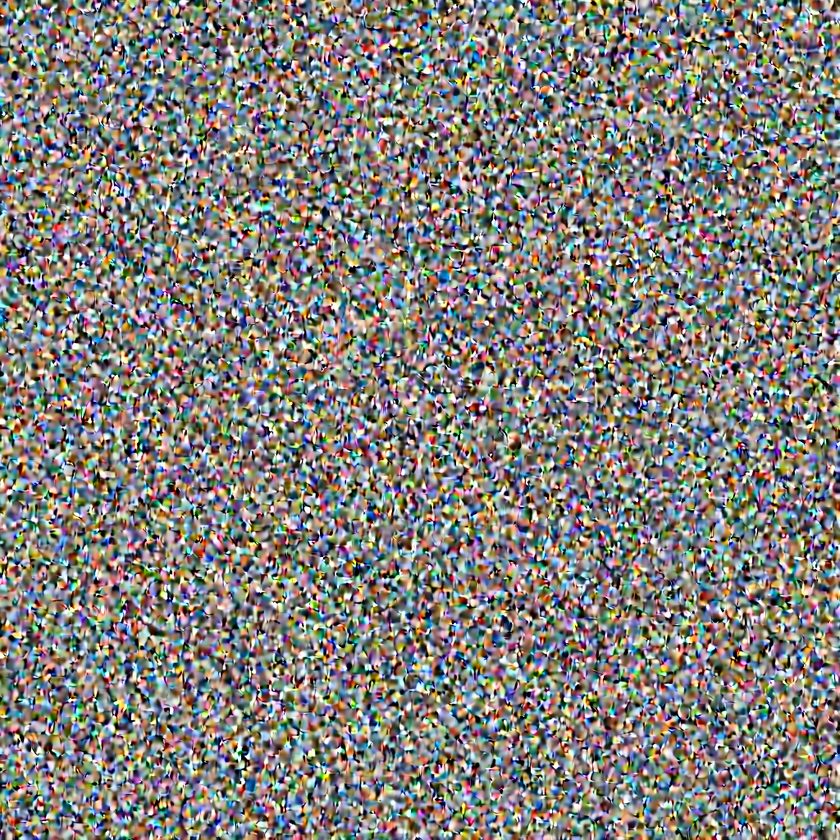
#> input picture intermediates/step_000.png, 840 x 840 px, shrunk from 1024 x 1024 before the run; its folder holds only this picture in this run
$ python fourier_spectrum_analyzer.py
#> lines starting #> are read from the running program, lines starting #| are printed output that depends on the picture; after the words box and inside, x2 and y2 are one past the last pixel; in counts of white or black regions, pixels touching at a corner belong together
#!/usr/bin/env python3
"""
Fourier Spectrum Analyzer for Image Comparison
Analyzes high, medium, and low frequency components of images in the intermediates folder.
"""

import os
import numpy as np
import matplotlib.pyplot as plt
from PIL import Image
from pathlib import Path
import cv2


def load_image(image_path):
    """Load image and convert to grayscale numpy array."""
    img = Image.open(image_path).convert('L')
    return np.array(img)


def compute_fourier_transform(image):
    """Compute 2D Fourier Transform of image."""
    f_transform = np.fft.fft2(image)
    f_shift = np.fft.fftshift(f_transform)
    magnitude_spectrum = np.abs(f_shift)
    return magnitude_spectrum, f_shift


def create_frequency_bands(shape, low_cutoff=0.1, high_cutoff=0.4):
    """Create masks for low, medium, and high frequency bands."""
    rows, cols = shape
    center_row, center_col = rows // 2, cols // 2

    # Create coordinate grids
    y = np.arange(rows) - center_row
    x = np.arange(cols) - center_col
    Y, X = np.meshgrid(y, x, indexing='ij')

    # Calculate distance from center (normalized)
    D = np.sqrt(X**2 + Y**2) / min(center_row, center_col)

    # Create frequency band masks
    low_mask = D <= low_cutoff
    medium_mask = (D > low_cutoff) & (D <= high_cutoff)
    high_mask = D > high_cutoff

    return low_mask, medium_mask, high_mask


def analyze_frequency_bands(magnitude_spectrum, low_mask, medium_mask, high_mask):
    """Analyze energy in different frequency bands."""
    low_energy = np.sum(magnitude_spectrum[low_mask])
    medium_energy = np.sum(magnitude_spectrum[medium_mask])
    high_energy = np.sum(magnitude_spectrum[high_mask])
    total_energy = np.sum(magnitude_spectrum)

    return {
        'low': low_energy / total_energy if total_energy > 0 else 0,
        'medium': medium_energy / total_energy if total_energy > 0 else 0,
        'high': high_energy / total_energy if total_energy > 0 else 0,
        'low_abs': low_energy,
        'medium_abs': medium_energy,
        'high_abs': high_energy,
        'total': total_energy
    }


def process_images(intermediates_dir):
    """Process all images in intermediates directory."""
    intermediates_path = Path(intermediates_dir)
    image_files = sorted([f for f in intermediates_path.glob("*.png")])

    results = []

    for img_path in image_files:
        print(f"Processing {img_path.name}...")

        # Load image
        image = load_image(img_path)

        # Compute Fourier transform
        magnitude_spectrum, _ = compute_fourier_transform(image)

        # Create frequency bands
        low_mask, medium_mask, high_mask = create_frequency_bands(image.shape)

        # Analyze frequency bands
        analysis = analyze_frequency_bands(magnitude_spectrum, low_mask, medium_mask, high_mask)

        results.append({
            'filename': img_path.name,
            'step': int(img_path.stem.split('_')[1]),
            'analysis': analysis,
            'magnitude_spectrum': magnitude_spectrum,
            'shape': image.shape
        })

    return results


def plot_spectrum_comparison(results):
    """Create comparison plots of frequency spectra."""
    fig, axes = plt.subplots(2, 2, figsize=(15, 12))

    # Plot 1: Frequency band evolution
    steps = [r['step'] for r in results]
    low_freqs = [r['analysis']['low'] for r in results]
    medium_freqs = [r['analysis']['medium'] for r in results]
    high_freqs = [r['analysis']['high'] for r in results]

    axes[0, 0].plot(steps, low_freqs, 'b-', label='Low Frequency', linewidth=2)
    axes[0, 0].plot(steps, medium_freqs, 'g-', label='Medium Frequency', linewidth=2)
    axes[0, 0].plot(steps, high_freqs, 'r-', label='High Frequency', linewidth=2)
    axes[0, 0].set_xlabel('Processing Step')
    axes[0, 0].set_ylabel('Relative Energy')
    axes[0, 0].set_title('Frequency Evolution Across Processing Steps')
    axes[0, 0].legend()
    axes[0, 0].grid(True, alpha=0.3)

    # Plot 2: Energy ratio heatmap
    energy_matrix = np.array([[r['analysis']['low'], r['analysis']['medium'], r['analysis']['high']]
                             for r in results])
    im = axes[0, 1].imshow(energy_matrix.T, aspect='auto', cmap='viridis')
    axes[0, 1].set_xlabel('Processing Step')
    axes[0, 1].set_ylabel('Frequency Band')
    axes[0, 1].set_title('Energy Distribution Heatmap')
    axes[0, 1].set_yticks([0, 1, 2])
    axes[0, 1].set_yticklabels(['Low', 'Medium', 'High'])
    plt.colorbar(im, ax=axes[0, 1])

    # Plot 3: Total energy evolution
    total_energies = [r['analysis']['total'] for r in results]
    axes[1, 0].semilogy(steps, total_energies, 'purple', linewidth=2)
    axes[1, 0].set_xlabel('Processing Step')
    axes[1, 0].set_ylabel('Total Energy (log scale)')
    axes[1, 0].set_title('Total Spectral Energy Evolution')
    axes[1, 0].grid(True, alpha=0.3)

    # Plot 4: High/Low frequency ratio
    high_low_ratios = [r['analysis']['high'] / (r['analysis']['low'] + 1e-10) for r in results]
    axes[1, 1].plot(steps, high_low_ratios, 'orange', linewidth=2)
    axes[1, 1].set_xlabel('Processing Step')
    axes[1, 1].set_ylabel('High/Low Frequency Ratio')
    axes[1, 1].set_title('High vs Low Frequency Balance')
    axes[1, 1].grid(True, alpha=0.3)

    plt.tight_layout()
    return fig


def save_individual_spectra(results, output_dir):
    """Save individual spectrum visualizations."""
    os.makedirs(output_dir, exist_ok=True)

    for result in results:
        fig, axes = plt.subplots(1, 2, figsize=(12, 5))

        # Original spectrum
        spectrum = np.log(result['magnitude_spectrum'] + 1)
        axes[0].imshow(spectrum, cmap='viridis')
        axes[0].set_title(f'Log Magnitude Spectrum\n{result["filename"]}')
        axes[0].axis('off')

        # Frequency band visualization
        low_mask, medium_mask, high_mask = create_frequency_bands(result['shape'])
        combined_mask = low_mask.astype(int) + 2 * medium_mask.astype(int) + 3 * high_mask.astype(int)
        axes[1].imshow(combined_mask, cmap='Set3')
        axes[1].set_title('Frequency Bands\n(Blue=Low, Green=Medium, Red=High)')
        axes[1].axis('off')

        plt.tight_layout()
        plt.savefig(os.path.join(output_dir, f'spectrum_{result["filename"]}.png'), dpi=150, bbox_inches='tight')
        plt.close()


def print_summary(results):
    """Print summary statistics."""
    print("\n" + "="*80)
    print("FOURIER SPECTRUM ANALYSIS SUMMARY")
    print("="*80)

    print(f"Total images processed: {len(results)}")
    print(f"Processing steps: {min(r['step'] for r in results)} to {max(r['step'] for r in results)}")

    print("\nFrequency Distribution (averaged across all steps):")
    avg_low = np.mean([r['analysis']['low'] for r in results])
    avg_medium = np.mean([r['analysis']['medium'] for r in results])
    avg_high = np.mean([r['analysis']['high'] for r in results])

    print(f"  Low frequency:    {avg_low:.3f} ({avg_low*100:.1f}%)")
    print(f"  Medium frequency: {avg_medium:.3f} ({avg_medium*100:.1f}%)")
    print(f"  High frequency:   {avg_high:.3f} ({avg_high*100:.1f}%)")

    print("\nStep-by-step analysis:")
    for result in results:
        print(f"  Step {result['step']:3d}: Low={result['analysis']['low']:.3f}, "
              f"Med={result['analysis']['medium']:.3f}, "
              f"High={result['analysis']['high']:.3f}")


def main():
    """Main function."""
    intermediates_dir = "./intermediates"
    output_dir = "./spectra"

    print("Starting Fourier Spectrum Analysis...")
    print(f"Input directory: {intermediates_dir}")
    print(f"Output directory: {output_dir}")

    # Process all images
    results = process_images(intermediates_dir)
#> in load_image, `img = Image.open(image_path).convert('L')`:
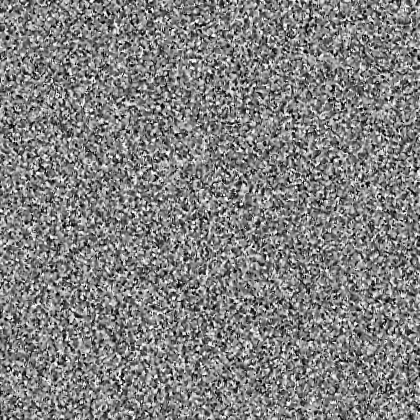
#> img: PIL image 840x840 L (shown at 1/2 size); min 0, max 255, mean 128.2
#> in analyze_frequency_bands, `low_energy = np.sum(magnitude_spectrum[low_mask])`: low_energy = 1.04e+09
#> in analyze_frequency_bands, `medium_energy = np.sum(magnitude_spectrum[medium_mask])`: medium_energy = 7.82e+09
#> in analyze_frequency_bands, `high_energy = np.sum(magnitude_spectrum[high_mask])`: high_energy = 7.66e+09
#> in analyze_frequency_bands, `total_energy = np.sum(magnitude_spectrum)`: total_energy = 1.65e+10
#> in process_images, `analysis = analyze_frequency_bands(magnitude_spectrum, low_mask, mediu..`: analysis = {'low': 0.0632, 'medium': 0.473, 'high': 0.464, 'low_abs': 1.04e+09, 'medium_abs': 7.82e+09, 'high_abs': 7.66e+09, 'total': 1.65e+10}
#> results = 1 item

    # Generate plots
    print("Generating comparison plots...")
    fig = plot_spectrum_comparison(results)
#> in plot_spectrum_comparison, `steps = [r['step'] for r in results]`: steps = [0]
#> in plot_spectrum_comparison, `low_freqs = [r['analysis']['low'] for r in results]`: low_freqs = [0.0632]
#> in plot_spectrum_comparison, `medium_freqs = [r['analysis']['medium'] for r in results]`: medium_freqs = [0.473]
#> in plot_spectrum_comparison, `high_freqs = [r['analysis']['high'] for r in results]`: high_freqs = [0.464]
#> in plot_spectrum_comparison, `energy_matrix = np.array([[r['analysis']['low'], r['analysis']['medium..`: energy_matrix = [[0.0632, 0.473, 0.464]]
#> in plot_spectrum_comparison, `total_energies = [r['analysis']['total'] for r in results]`: total_energies = [1.65e+10]
#> in plot_spectrum_comparison, `high_low_ratios = [r['analysis']['high'] / (r['analysis']['low'] + 1e-..`: high_low_ratios = [7.34]
    fig.savefig(os.path.join(output_dir, "frequency_comparison.png"), dpi=300, bbox_inches='tight')
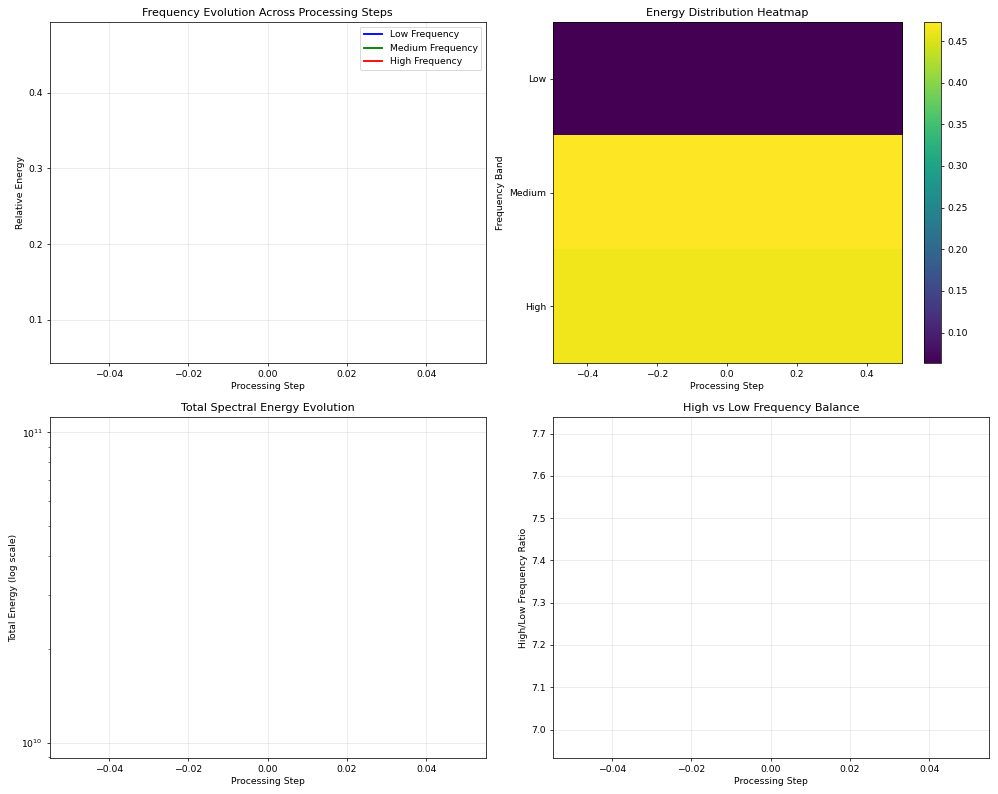
#> figure drawn by matplotlib, 5 panels
    plt.close()

    # Save individual spectra
    print("Saving individual spectra...")
    save_individual_spectra(results, output_dir)
#> the loop in save_individual_spectra, `for result in results:` made 1 pass
#> (rows in create_frequency_bands, cols in create_frequency_bands, center_row in create_frequency_bands, center_col in create_frequency_bands) on pass 1: (840, 840, 420, 420)
#> pass 1, in save_individual_spectra, `spectrum = np.log(result['magnitude_spectrum'] + 1)`:
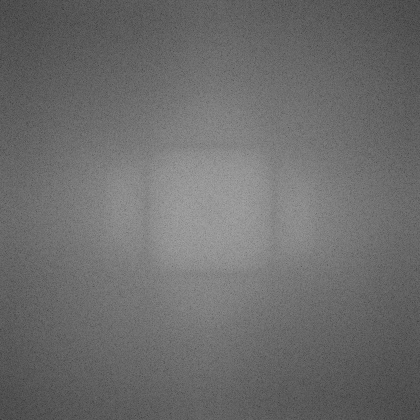
#> spectrum: shape (840, 840) float64 (shown at 1/2 size); min 2.35, max 18.32, mean 9.18; drawn with min black and max white
#> pass 1, in create_frequency_bands (call 2), `D = np.sqrt(X**2 + Y**2) / min(center_row, center_col)`:
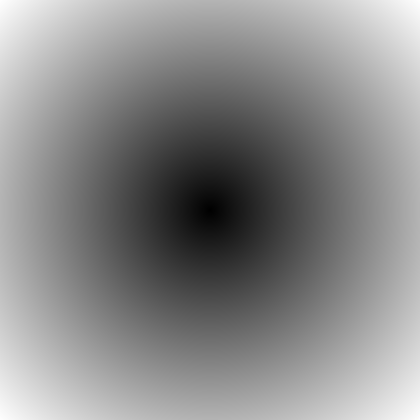
#> D: shape (840, 840) float64 (shown at 1/2 size); min 0, max 1.41, mean 0.765; drawn with min black and max white
#> pass 1, in create_frequency_bands (call 2), `low_mask = D <= low_cutoff`:
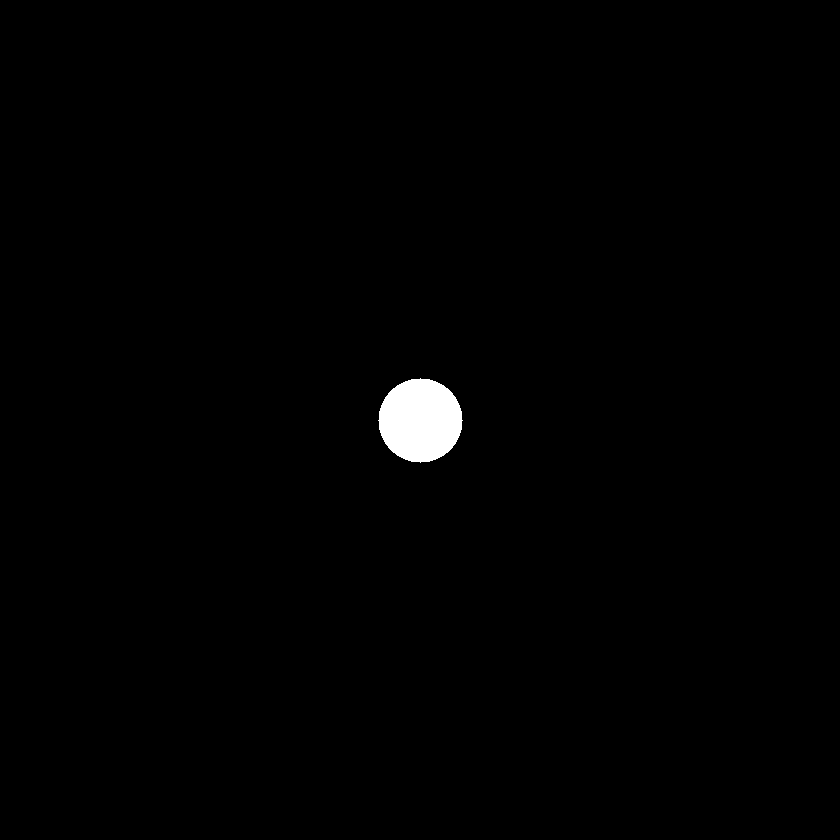
#> low_mask: shape (840, 840) bool; 0.78% white; 1 white region, box (x1, y1, x2, y2) and area: (378, 378, 463, 463) 5525
#> pass 1, in create_frequency_bands (call 2), `medium_mask = (D > low_cutoff) & (D <= high_cutoff)`:
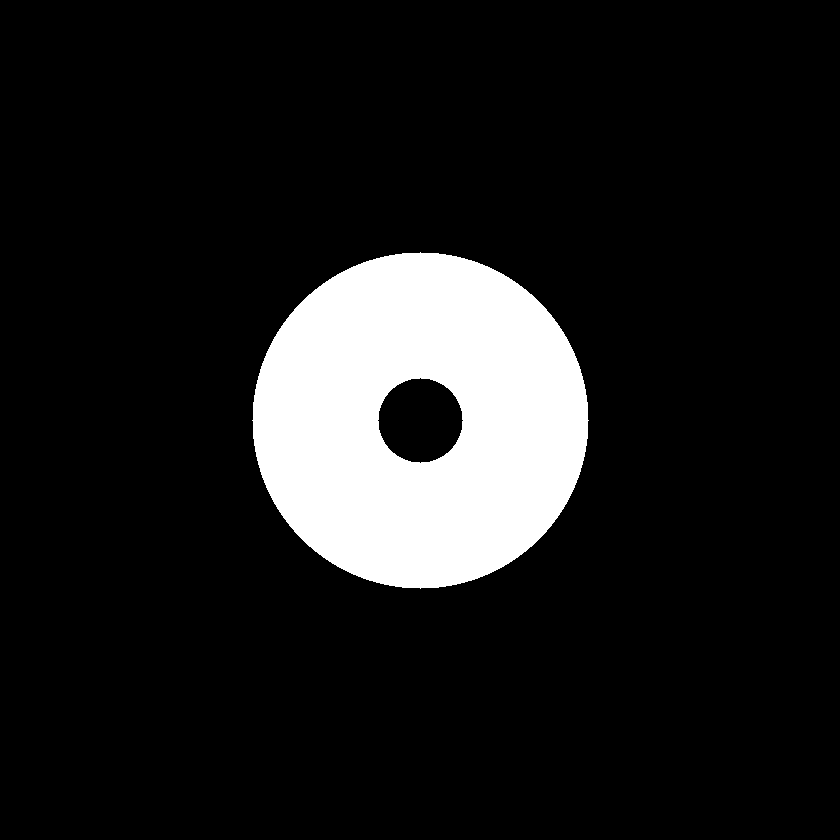
#> medium_mask: shape (840, 840) bool; 11.8% white; 1 white region, box (x1, y1, x2, y2) and area: (252, 252, 589, 589) 83108
#> pass 1, in save_individual_spectra, `plt.savefig(os.path.join(output_dir, f'spectrum_{result["filename"]}.p..`:
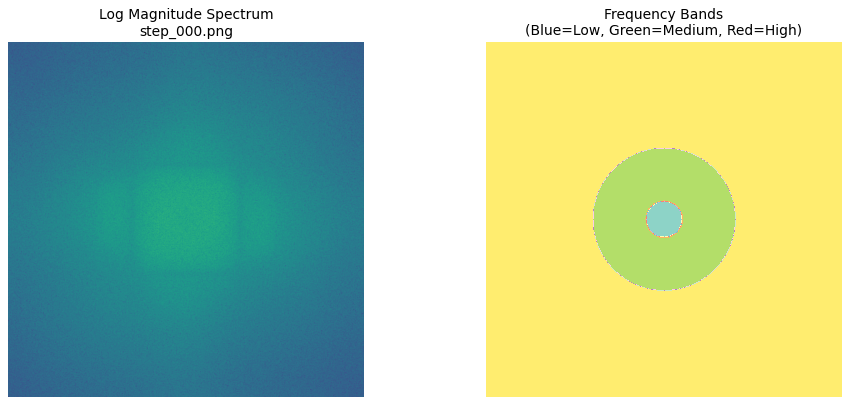
#> figure drawn by matplotlib, 2 panels

    # Print summary
    print_summary(results)
#| Total images processed: 1
#| Processing steps: 0 to 0
#> in print_summary, `avg_low = np.mean([r['analysis']['low'] for r in results])`: avg_low = 0.0632
#> in print_summary, `avg_medium = np.mean([r['analysis']['medium'] for r in results])`: avg_medium = 0.473
#> in print_summary, `avg_high = np.mean([r['analysis']['high'] for r in results])`: avg_high = 0.464
#|   Low frequency:    0.063 (6.3%)
#|   Medium frequency: 0.473 (47.3%)
#|   High frequency:   0.464 (46.4%)
#> the loop in print_summary, `for result in results:` made 1 pass
#|   Step   0: Low=0.063, Med=0.473, High=0.464

    print(f"\nAnalysis complete! Results saved to {output_dir}")


if __name__ == "__main__":
    main()

$ run again, on intermediates/step_000_flux_dp1_cfg1_ulysses2_ring2_tp1_pp1_patchNone_0_tc_False.png
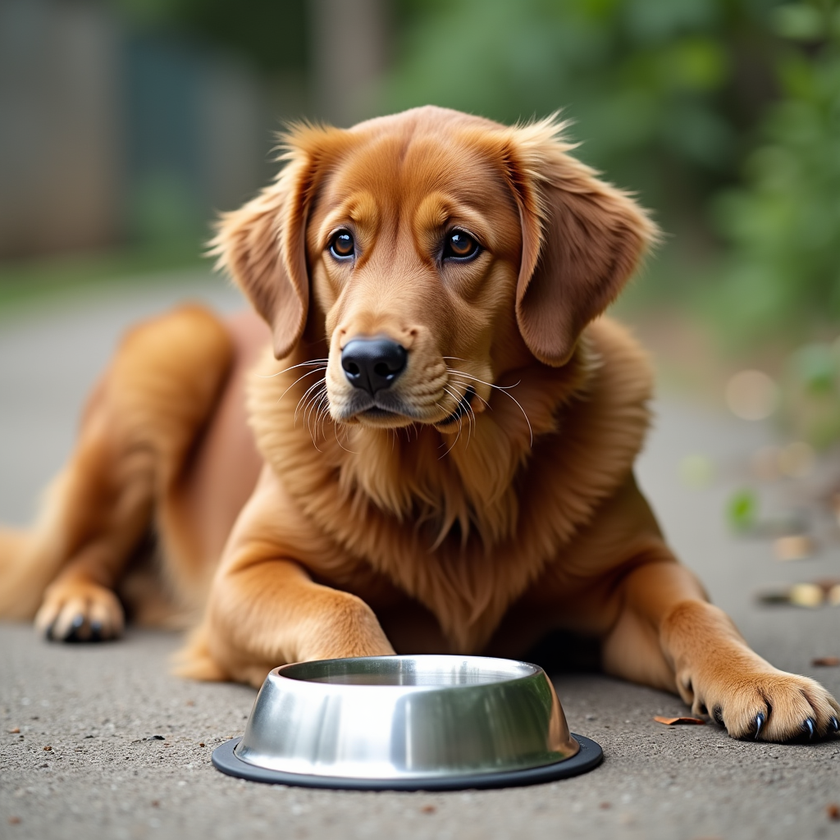
#> input picture intermediates/step_000_flux_dp1_cfg1_ulysses2_ring2_tp1_pp1_patchNone_0_tc_False.png, 840 x 840 px, shrunk from 1024 x 1024 before the run
#> low_energy = 1.35e+09
#> medium_energy = 1.53e+09
#> high_energy = 2.3e+09
#> total_energy = 5.18e+09
#> analysis = {'low': 0.26, 'medium': 0.296, 'high': 0.444, 'low_abs': 1.35e+09, 'medium_abs': 1.53e+09, 'high_abs': 2.3e+09, 'total': 5.18e+09}
#> results = 1 item
#> steps = [0]
#> low_freqs = [0.26]
#> medium_freqs = [0.296]
#> high_freqs = [0.444]
#> energy_matrix = [[0.26, 0.296, 0.444]]
#> total_energies = [5.18e+09]
#> high_low_ratios = [1.71]
#> the loop in save_individual_spectra, `for result in results:` made 1 pass
#> (rows in create_frequency_bands, cols in create_frequency_bands, center_row in create_frequency_bands, center_col in create_frequency_bands) on pass 1: (840, 840, 420, 420)
#> pass 1, in save_individual_spectra, `spectrum = np.log(result['magnitude_spectrum'] + 1)`:
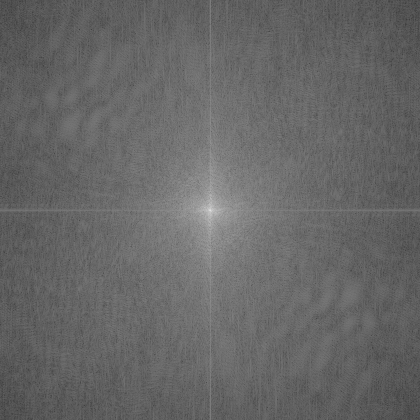
#> spectrum: shape (840, 840) float64 (shown at 1/2 size); min 1.32, max 18.2, mean 8.14; drawn with min black and max white
#> pass 1, in save_individual_spectra, `plt.savefig(os.path.join(output_dir, f'spectrum_{result["filename"]}.p..`:
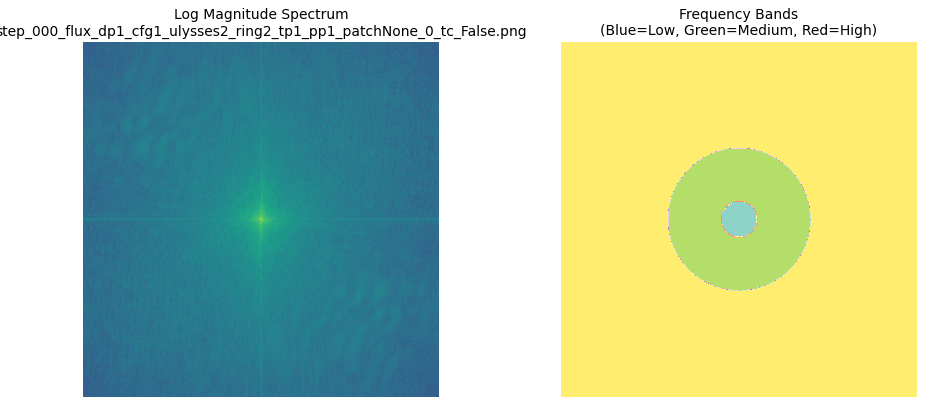
#> figure drawn by matplotlib, 2 panels
#| Total images processed: 1
#| Processing steps: 0 to 0
#> avg_low = 0.26
#> avg_medium = 0.296
#> avg_high = 0.444
#|   Low frequency:    0.260 (26.0%)
#|   Medium frequency: 0.296 (29.6%)
#|   High frequency:   0.444 (44.4%)
#> the loop in print_summary, `for result in results:` made 1 pass
#|   Step   0: Low=0.260, Med=0.296, High=0.444
